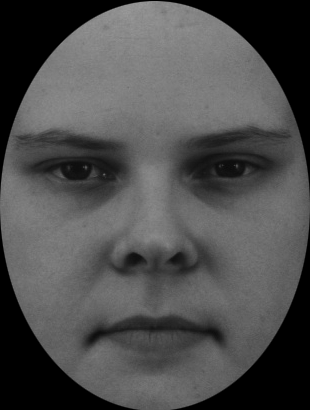
#> input picture mdl/_dist/experiments/_pst/MDPB/tools/py/old/AF16NES-oval.bmp, 310 x 410 px; its folder holds only this picture in this run
$ python crop.py old/AF16NES-oval.bmp   (older library calls are emulated)
#> lines starting #> are read from the running program, lines starting #| are printed output that depends on the picture
from PIL import Image, ImageDraw, ImageOps
import glob
import os

#built from the following examples
#http://stackoverflow.com/questions/4789894/python-pil-how-to-draw-an-ellipse-in-the-middle-of-an-image
#http://pillow.readthedocs.org/en/3.0.x/reference/Image.html?


try: #use _file_ in most cases
    dir = os.path.dirname(__file__)
except NameError:  #except when running python from py2exe script
    import sys
    dir = os.path.dirname(sys.argv[0])

#setting directories
#dir = os.path.dirname(__file__)
original = os.path.join(dir, 'old')
new = os.path.join(dir, 'crop')


#loop through all found images
for img in os.listdir(original):
    #open the image
    im = Image.open(os.path.join(original, img))
#> im is the input picture: PIL image 310x410 L; min 0, max 153, mean 77.7

    #resize image, preserving aspect ratio
    img_w, img_h = im.size
#> img_w = 310; img_h = 410
    basewidth = img_w
#> basewidth = 310
    #wpercent = (basewidth / float(im.size[0]))
    #hsize = int((float(im.size[1]) * float(wpercent)))
    #im = im.resize((basewidth, hsize), Image.ANTIALIAS)

    #multiplier for anti-alias
    multi = 20

    #define image size
    w,h = (310*multi),(410*multi)

    #size of ellipse x and y-axis boundaries
    eW, eH = (310*multi), (410*multi)

    #setting elipse mask
    bound_box = (w/2 - eW/2, h/2 - eH/2, w/2 + eW/2, h/2 + eH/2) #boundary, centered
    mask = Image.new('L', (w,h), 0) #new blank image
#> mask: PIL image 6200x8200 L; every value is 0
    draw = ImageDraw.Draw(mask)
    draw.ellipse((bound_box), fill=255)

    #resize mask and put as alpha
    mask = mask.resize(im.size, Image.ANTIALIAS)
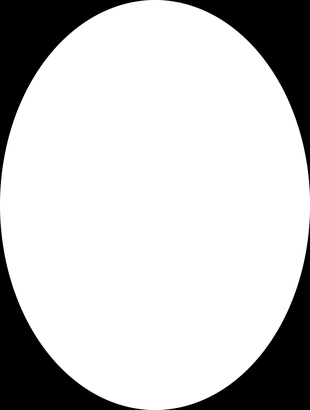
#> mask: PIL image 310x410 L; min 0, max 255, mean 200.3
    im.putalpha(mask)
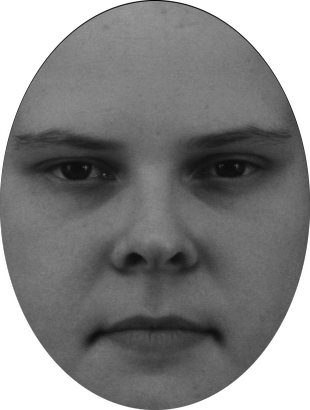
#> im: PIL image 310x410 LA; mean R, G, B, A 77.7, 77.7, 77.7, 200.3; transparent parts drawn white
    im = im.convert('RGBA')

    #anti aliasing
    im.thumbnail([img_w, img_h], Image.ANTIALIAS)

    #add border
    background = Image.new("RGBA", (img_w, img_h), (192,192,192))
    alpha_composite = Image.alpha_composite(background, im)
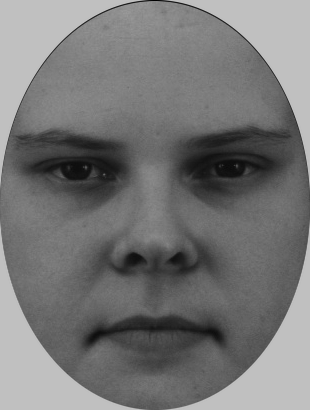
#> alpha_composite: PIL image 310x410 RGBA; mean R, G, B, A 118.6, 118.6, 118.6, 255
    #alpha_composite.save('foo.jpg', 'JPEG', quality=80)

    #save image
    fileName, fileExtension=os.path.splitext(img)
    d=(os.path.join(new, fileName)+'.png')
    alpha_composite.save(d, "PNG")

$ run again, on mdl/_dist/experiments/_pst/MDPB/tools/py/old/AM29HAS-oval.bmp
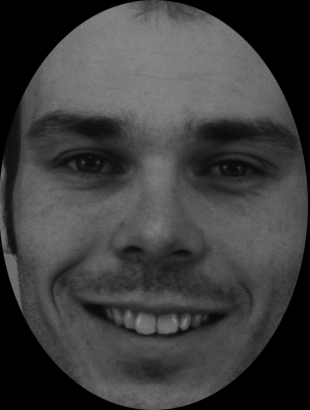
#> input picture mdl/_dist/experiments/_pst/MDPB/tools/py/old/AM29HAS-oval.bmp, 310 x 410 px
#> im is the input picture: PIL image 310x410 L; min 0, max 144, mean 62.1
#> `im.putalpha(mask)`:
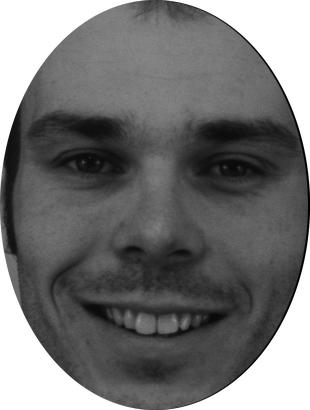
#> im: PIL image 310x410 LA; mean R, G, B, A 62.1, 62.1, 62.1, 200.3; transparent parts drawn white
#> `alpha_composite = Image.alpha_composite(background, im)`:
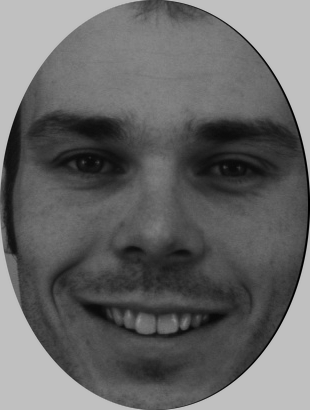
#> alpha_composite: PIL image 310x410 RGBA; mean R, G, B, A 103, 103, 103, 255

$ run again, on mdl/_dist/experiments/_pst/MDPB/tools/py/old/BF08NES-oval.bmp
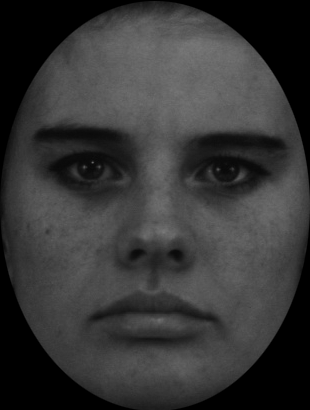
#> input picture mdl/_dist/experiments/_pst/MDPB/tools/py/old/BF08NES-oval.bmp, 310 x 410 px
#> im is the input picture: PIL image 310x410 L; min 0, max 122, mean 54.2
#> `im.putalpha(mask)`:
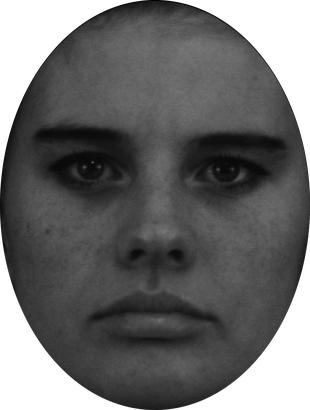
#> im: PIL image 310x410 LA; mean R, G, B, A 54.2, 54.2, 54.2, 200.3; transparent parts drawn white
#> `alpha_composite = Image.alpha_composite(background, im)`:
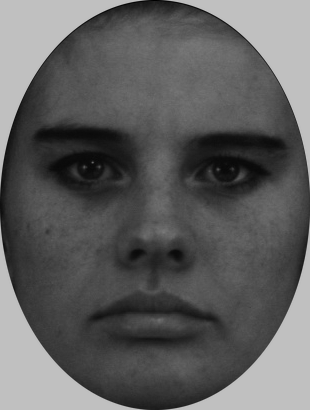
#> alpha_composite: PIL image 310x410 RGBA; mean R, G, B, A 95.2, 95.2, 95.2, 255

$ run again, on mdl/_dist/experiments/_pst/MDPB/tools/py/old/AF24NES-oval.bmp
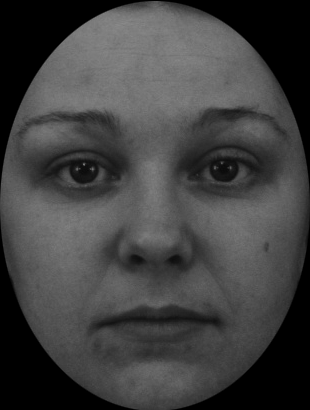
#> input picture mdl/_dist/experiments/_pst/MDPB/tools/py/old/AF24NES-oval.bmp, 310 x 410 px
#> im is the input picture: PIL image 310x410 L; min 0, max 138, mean 65.2
#> `im.putalpha(mask)`:
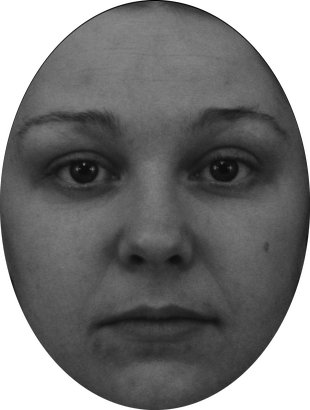
#> im: PIL image 310x410 LA; mean R, G, B, A 65.2, 65.2, 65.2, 200.3; transparent parts drawn white
#> `alpha_composite = Image.alpha_composite(background, im)`:
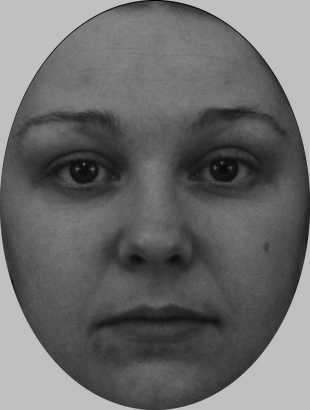
#> alpha_composite: PIL image 310x410 RGBA; mean R, G, B, A 106.2, 106.2, 106.2, 255
